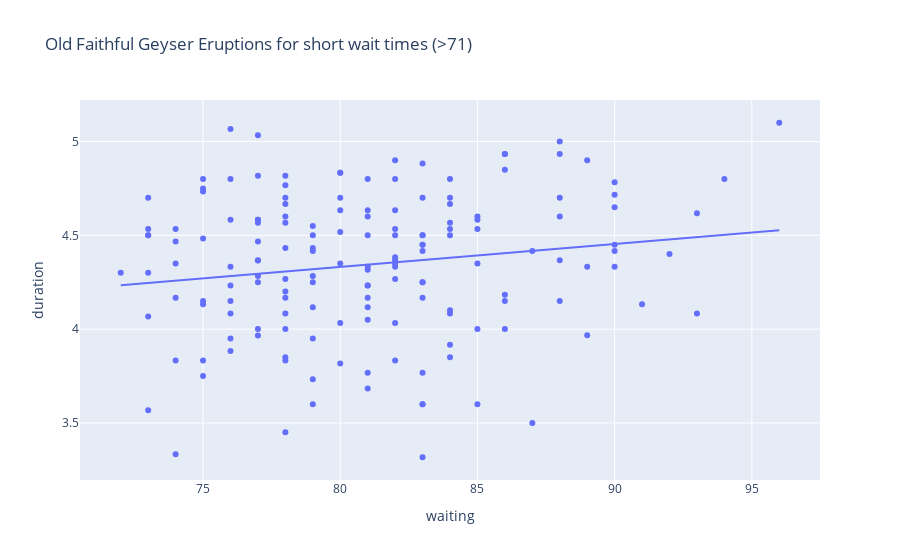

The notebook cell saved with this chart:
### Markdown cell above
10.

### Code cell
import plotly.express as px

long_wait_limit = 71
long_wait = old_faithful.waiting > long_wait_limit

print(smf.ols('duration ~ waiting', data=old_faithful[long_wait]).fit().summary().tables[1])

# Create a scatter plot with a linear regression trendline
fig = px.scatter(old_faithful[long_wait], x='waiting', y='duration', 
                 title="Old Faithful Geyser Eruptions for short wait times (>"+str(long_wait_limit)+")", 
                 trendline='ols')
fig.show() # USE `fig.show(renderer="png")` FOR ALL GitHub and MarkUs SUBMISSIONS

### Figure 1 — Plotly figure (JSON) as saved in the notebook; plotly's stock layout.template omitted (floating-point values rounded to 4 significant figures; data arrays with more than 128 entries replaced by an {"elided": "..."} marker saying what was removed)
{"data": [{"hovertemplate": "waiting=%{x}<br>duration=%{y}<extra></extra>", "legendgroup": "", "marker": {"color": "#636efa", "symbol": "circle"}, "mode": "markers", "name": "", "orientation": "v", "showlegend": false, "type": "scatter", "x": {"elided": "160 int values"}, "xaxis": "x", "y": {"elided": "160 float values"}, "yaxis": "y"}, {"hovertemplate": "<b>OLS trendline</b><br>duration = 0.012244 * waiting + 3.35195<br>R<sup>2</sup>=0.026925<br><br>waiting=%{x}<br>duration=%{y} <b>(trend)</b><extra></extra>", "legendgroup": "", "marker": {"color": "#636efa", "symbol": "circle"}, "mode": "lines", "name": "", "showlegend": false, "type": "scatter", "x": {"elided": "160 int values"}, "xaxis": "x", "y": {"elided": "160 float values"}, "yaxis": "y"}], "layout": {"legend": {"tracegroupgap": 0}, "title": {"text": "Old Faithful Geyser Eruptions for short wait times (>71)"}, "xaxis": {"anchor": "y", "domain": [0, 1], "title": {"text": "waiting"}}, "yaxis": {"anchor": "x", "domain": [0, 1], "title": {"text": "duration"}}}}
